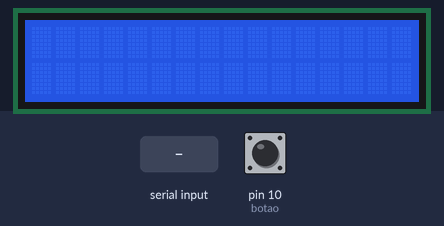
A sketch run on a simulated Arduino Uno, built with avr-gcc and run on an emulated ATmega328P. On the bench: 16×2 character LCD. Inputs (shaded band) come from the test bench; at power-on: pin 10 (botao) HIGH. What the sketch prints to the serial monitor is not drawn.

Above: at 1.2 s.
1.3 s: "90 45 200\n" received over Serial
3.8 s: "30 150 10\n" received over Serial
At 5.4 s:
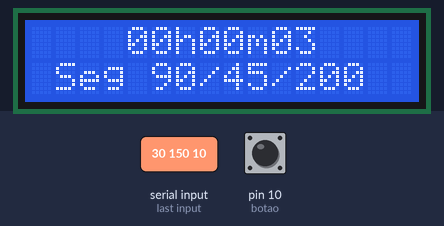
6.8 s: pin 10 (botao) pulled LOW for 0.15 s
At 7.3 s:
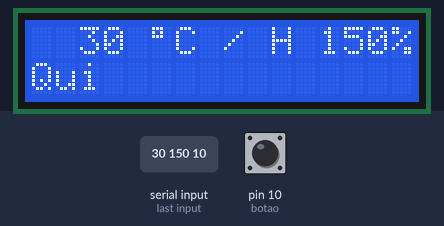
8.4 s: pin 10 (botao) pulled LOW for 1 s
At 11.5 s:
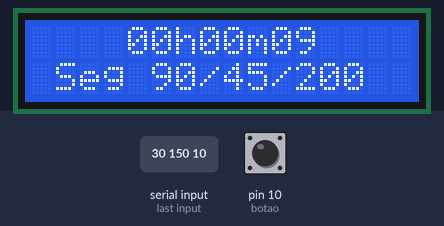
11.6 s: pin 10 (botao) pulled LOW for 3.2 s
At 15.1 s:
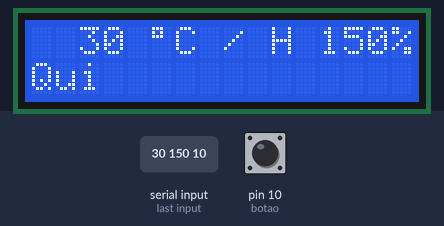
Timing chart, 0 to 16.6 s (numbered marks = the images above; inputs shaded):
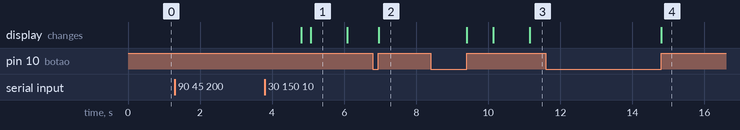

Measured:
- after the input at 1.3 s, every drawn part: stays the same
- after the input at 3.8 s, the display: first changes after 1.0 s (image 1 shows a later state)
- after the input at 6.8 s, the display: changes after 0.15 s (image 2)
- after the input at 8.4 s, the display: first changes after 1.0 s (image 3 shows a later state)
- after the input at 11.6 s, the display: changes after 3.2 s (image 4)
- what the display in image 1 shows lasts 1.0 s, from 5.1 s to 6.1 s

The sketch:

relogioDigital.ino
```cpp
#include <LiquidCrystal.h>
#include <avr/interrupt.h>
#define set_bit(X, n) (X |= (1<<n))

//Define os pinos que serão utilizados para ligação ao display
const int rs = 8, en = 9, d4 = 4, d5 = 5, d6 = 6, d7 = 7;
LiquidCrystal lcd(rs, en, d4, d5, d6, d7);
// definicao de botao
const int botao = 10;
int estadoBotao = 0;
bool modoOperacao = true;

String aux;
char buff[22];
const String semana[] = {"Seg", "Ter", "Qua", "Qui", "Sex", "Sab", "Dom"};
const String condClim[] = {
  "   Tempestade",
  "  Chuviscando",
  "    Chovendo",
  "    Nevando",
  "    Nebuloso",
  "  Tempo limpo",
  "    Nublado"
};

int countMinuto = 60, count = 0;
int temp, umid, condicao;
int seg = 00, minu= 00, hor = 00;
int dia = 00, mes = 00, ano = 0000, diaSem = 0;
const int diasPorMes[] = {31,28,31,30,31,30,31,31,30,31,30,31};

ISR(TIMER2_OVF_vect){
  count = (count+1)%31;
  if(!count){
    updateHora();
  }
}

bool checkAnoBis(){
  /*
   * Ano bissexto:
   *      - Divisivel por 4 e nao divisivel por 100
   *      - Nao Divisivel por 4 e divisivel por 400
   *
   * Ref: https://escolakids.uol.com.br/calculo-do-ano-bissexto.htm
   */

  bool ret;

  if (ano%4 == 0){
    ret = (ano%100 != 0) ? true : false;
  } else {
    ret = (ano%400 == 0) ? true : false;
  }

  return ret;
}

void updateDia(){
  // Se for fevereiro e ano bissexto
  if (checkAnoBis() && ((mes) == 2)){
    dia = dia%29 + 1;
  } else {
    dia = dia%diasPorMes[mes-1] + 1; // Conta de 1 ate a qntd de dias
  }

  // Se o dia virou pro dia 1º
  // eh necessario virar mes
  if (dia == 1){
    mes = mes%12 + 1;

    // Se o dia e o mes voltaram ao 1
    // eh necessario virar o ano
    if (mes == 1){
      ano += 1;
    }
  }

}

void updateHora(){
  seg = (seg+1)%60;

  // se os segundos forem 0
  if(!seg){
    countMinuto++;
    minu = (minu+1)%60;

    // se os min e os segs forem 0
    if(!minu){
      hor = (hor+1)%24;

      // checa se eh necessario
      // mudar o dia
      if(!hor){
        updateDia();
      }
    }
  }


}

void getData(){
  Serial.flush();

  Serial.println("data");

  Serial.flush();
  while(!Serial.available());
  aux  = Serial.readString();

  aux.toCharArray(buff, 22);

  dia    = atoi(strtok(buff, " "));
  mes    = atoi(strtok(NULL, " "));
  ano    = atoi(strtok(NULL, " "));
  hor    = atoi(strtok(NULL, " "));
  minu   = atoi(strtok(NULL, " "));
  seg    = atoi(strtok(NULL, " "));
  diaSem = atoi(strtok(NULL, " "));
}

void getClima(){
  Serial.flush();

  Serial.println("weather");
  while(!Serial.available());
  Serial.flush();
  aux = Serial.readString();

  aux.toCharArray(buff, 22);

  temp     = atoi(strtok(buff, " "));
  umid     = atoi(strtok(NULL, " "));
  condicao = atoi(strtok(NULL, " "));

}

void lcdPrintTwoDigNum(int num){
  char buffer[3];

  sprintf(buffer, "%02d", num);
  lcd.print(buffer);
}

void printData(){
    lcd.setCursor(4, 0);
    lcdPrintTwoDigNum(hor);
    lcd.print("h");
    lcdPrintTwoDigNum(minu);
    lcd.print("m");
    lcdPrintTwoDigNum(seg);

    lcd.setCursor(1, 1);
    lcd.print(semana[diaSem]);
    lcd.print(" ");
    lcdPrintTwoDigNum(dia);
    lcd.print("/");
    lcdPrintTwoDigNum(mes);
    lcd.print("/");
    lcd.print(ano);

}

void printClima(){
    lcd.setCursor(2, 0);
    lcdPrintTwoDigNum(temp);
    lcd.print(" \337C / H ");

    lcdPrintTwoDigNum(umid);
    lcd.print("%");

    lcd.setCursor(0, 1);
    lcd.print(condClim[condicao]);

}

void setup(){
  Serial.begin(9600);
  //Define o número de colunas e linhas do LCD
  lcd.begin(16, 2);
   while (!Serial) {
    ; // wait for serial port to connect. Needed for native USB port only
  }
  pinMode(botao, INPUT_PULLUP);
  lcd.clear();

  TCCR2B = (1<<CS22)|(1<<CS20) | (1<<CS21); // estouro em media a cada 1 segundo, prescaler = 1024
  TIMSK2 = 1<<TOIE2; // habilita interrupcao do TC2
  sei(); // habilita a interrupcao global
}

void loop()
{
  estadoBotao = digitalRead(botao);
  if(estadoBotao == LOW){
    while(estadoBotao == LOW){
      estadoBotao = digitalRead(botao);
    }
    modoOperacao = !modoOperacao;

    //Limpa a tela
    lcd.clear(); // MUDAR DE LUGAR
  }

  if(countMinuto > 59){
    getData();
    getClima();
    countMinuto = 0;
  }

  if(modoOperacao){
    printData();
  } else {
    printClima();
  }
}
```
